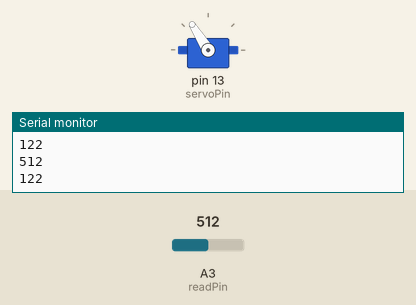
Simulated run of this sketch. Board: Arduino Uno, built with avr-gcc and run on an emulated ATmega328P. Parts: servo, the last lines printed to the serial monitor. The test bench sets the inputs (shaded band); at power-on: A3 (readPin) = 512.

Above: at 1.3 s.
1.4 s: A3 (readPin) set to 716
At 2.7 s:
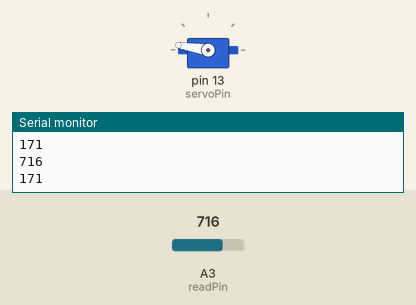
3.0 s: A3 (readPin) set to 900
At 3.9 s:
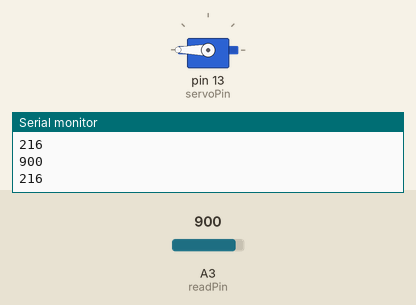
4.5 s: A3 (readPin) set to 306
At 5.1 s:
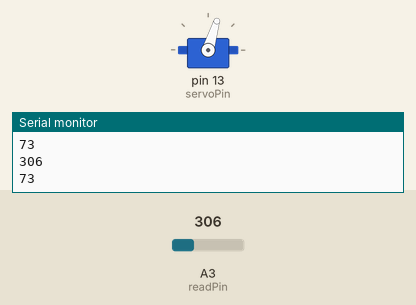
6.0 s: A3 (readPin) set to 122
At 6.3 s:
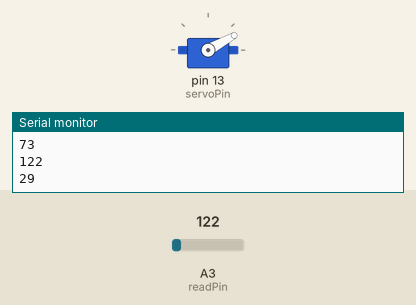
7.5 s: A3 (readPin) set to 0
At 8.7 s:
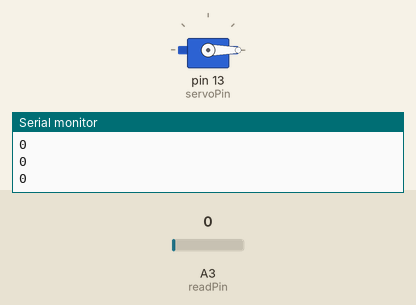
9.0 s: A3 (readPin) set to 511
At 9.9 s:
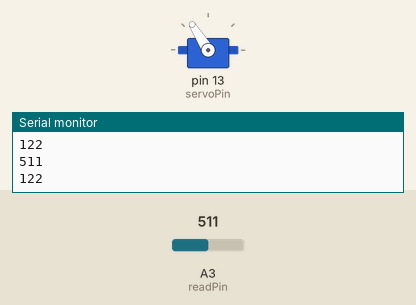
Timing chart, 0 to 11.5 s (numbered marks = the images above; inputs shaded):
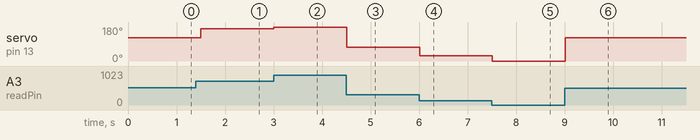

Measured:
- after the input at 1.4 s, servo on pin 13 (servoPin): 122° → 171° after 0.10 s
- after the input at 3.0 s, servo on pin 13 (servoPin): 171° → 180° at once
- after the input at 4.5 s, servo on pin 13 (servoPin): 180° → 73° at once
- after the input at 6.0 s, servo on pin 13 (servoPin): 73° → 29° at once
- after the input at 7.5 s, servo on pin 13 (servoPin): 29° → 0° at once
- after the input at 9.0 s, servo on pin 13 (servoPin): 0° → 122° at once

The sketch:

22_photo_resistor_servo_motoer_meter.ino
```cpp
#include <Servo.h>

int servoPin = 13;
int servoPosition = 0;
Servo myServoMoter;

int readPin = A3;

float angle1 = 0;
float angle2 = 180;
float light1 = 0;
float light2 = 750;

// formula to calculate angle for the servo moter based on light input value
int calaculateAngle(int lightValue) {
  float m = (angle2 - angle1) / (light2 - light1);
  int angleValue = m * ( lightValue - light1) + angle1;
  Serial.println(angleValue);
  return angleValue;
}


void setup() {
  Serial.begin(9600);
  pinMode(readPin, INPUT);
  pinMode(servoPin, OUTPUT);
  myServoMoter.attach(servoPin);
}

void loop() {

  int value = analogRead(readPin);
  Serial.println(value);
  servoPosition = calaculateAngle(value);
  myServoMoter.write(servoPosition);
  delay(500);
}
```
